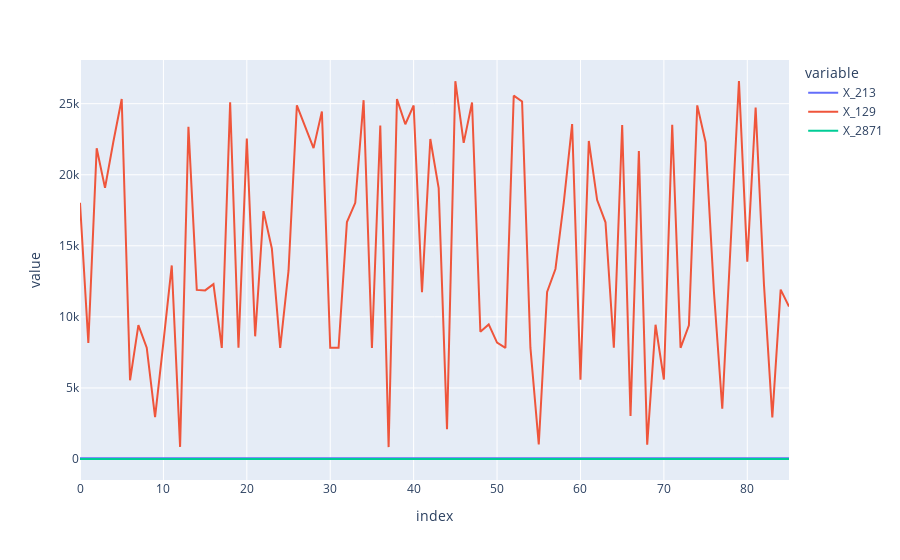

The cell this chart's notebook holds for it:
### Code cell
# plottly plotting 
df = t503.iloc[:, 4:]
fig = px.line(df, x=df.index, y=['X_213','X_129', 'X_2871'])
fig.update_traces(connectgaps=False)
fig.show()
#fig.add_trace(go.Scatter(x=[0, 1, 2, 3, 4], y=[0, 1, 4, 9, 16]))

### Figure 1 — Plotly figure (JSON) as saved in the notebook; plotly's stock layout.template omitted (floating-point values rounded to 4 significant figures; data arrays with more than 128 entries replaced by an {"elided": "..."} marker saying what was removed)
{"data": [{"connectgaps": false, "hovertemplate": "variable=X_213<br>index=%{x}<br>value=%{y}<extra></extra>", "legendgroup": "X_213", "line": {"color": "#636efa", "dash": "solid"}, "marker": {"symbol": "circle"}, "mode": "lines", "name": "X_213", "orientation": "v", "showlegend": true, "type": "scatter", "x": {"elided": "152 int values"}, "xaxis": "x", "y": {"elided": "152 float values"}, "yaxis": "y"}, {"connectgaps": false, "hovertemplate": "variable=X_129<br>index=%{x}<br>value=%{y}<extra></extra>", "legendgroup": "X_129", "line": {"color": "#EF553B", "dash": "solid"}, "marker": {"symbol": "circle"}, "mode": "lines", "name": "X_129", "orientation": "v", "showlegend": true, "type": "scatter", "x": {"elided": "152 int values"}, "xaxis": "x", "y": {"elided": "152 int values"}, "yaxis": "y"}, {"connectgaps": false, "hovertemplate": "variable=X_2871<br>index=%{x}<br>value=%{y}<extra></extra>", "legendgroup": "X_2871", "line": {"color": "#00cc96", "dash": "solid"}, "marker": {"symbol": "circle"}, "mode": "lines", "name": "X_2871", "orientation": "v", "showlegend": true, "type": "scatter", "x": {"elided": "152 int values"}, "xaxis": "x", "y": {"elided": "152 int values"}, "yaxis": "y"}], "layout": {"autosize": true, "legend": {"title": {"text": "variable"}, "tracegroupgap": 0}, "margin": {"t": 60}, "xaxis": {"anchor": "y", "autorange": true, "domain": [0, 1], "range": [0, 85], "title": {"text": "index"}, "type": "linear"}, "yaxis": {"anchor": "x", "autorange": true, "domain": [0, 1], "range": [-1478.0, 28070.0], "title": {"text": "value"}, "type": "linear"}}}
